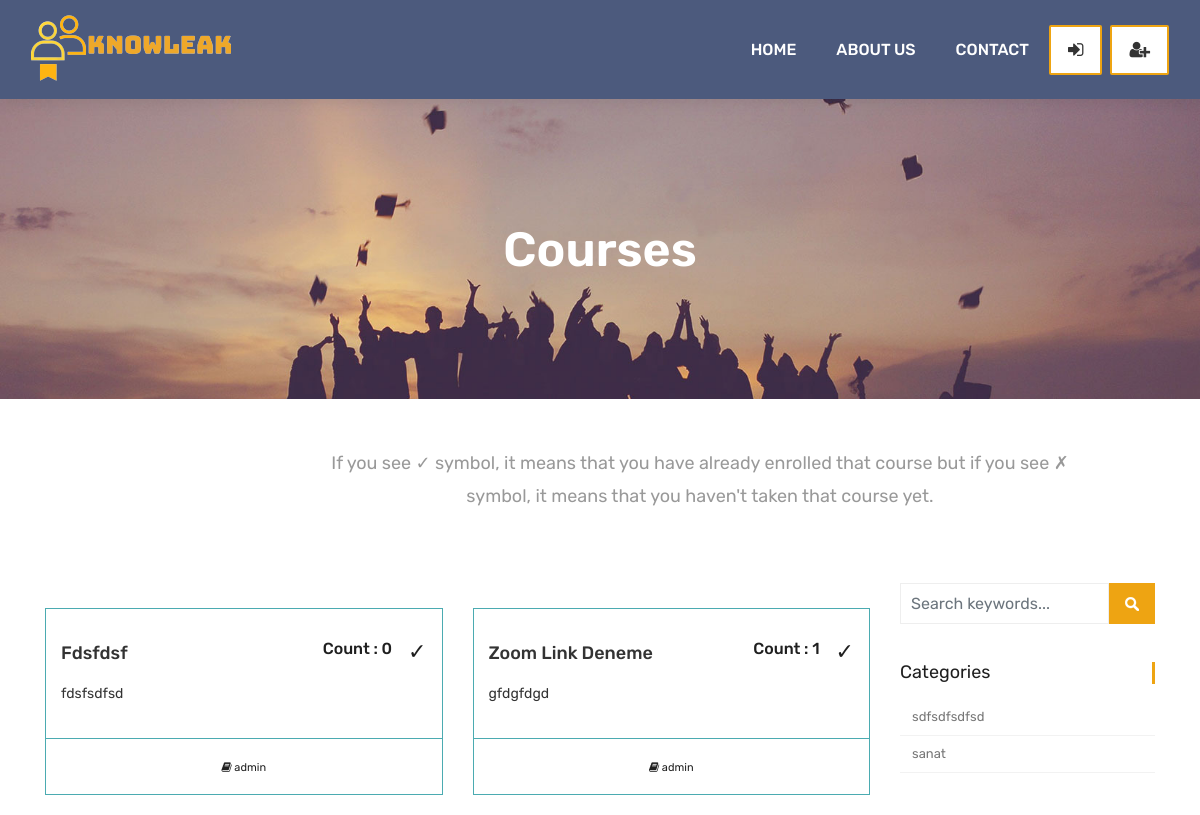
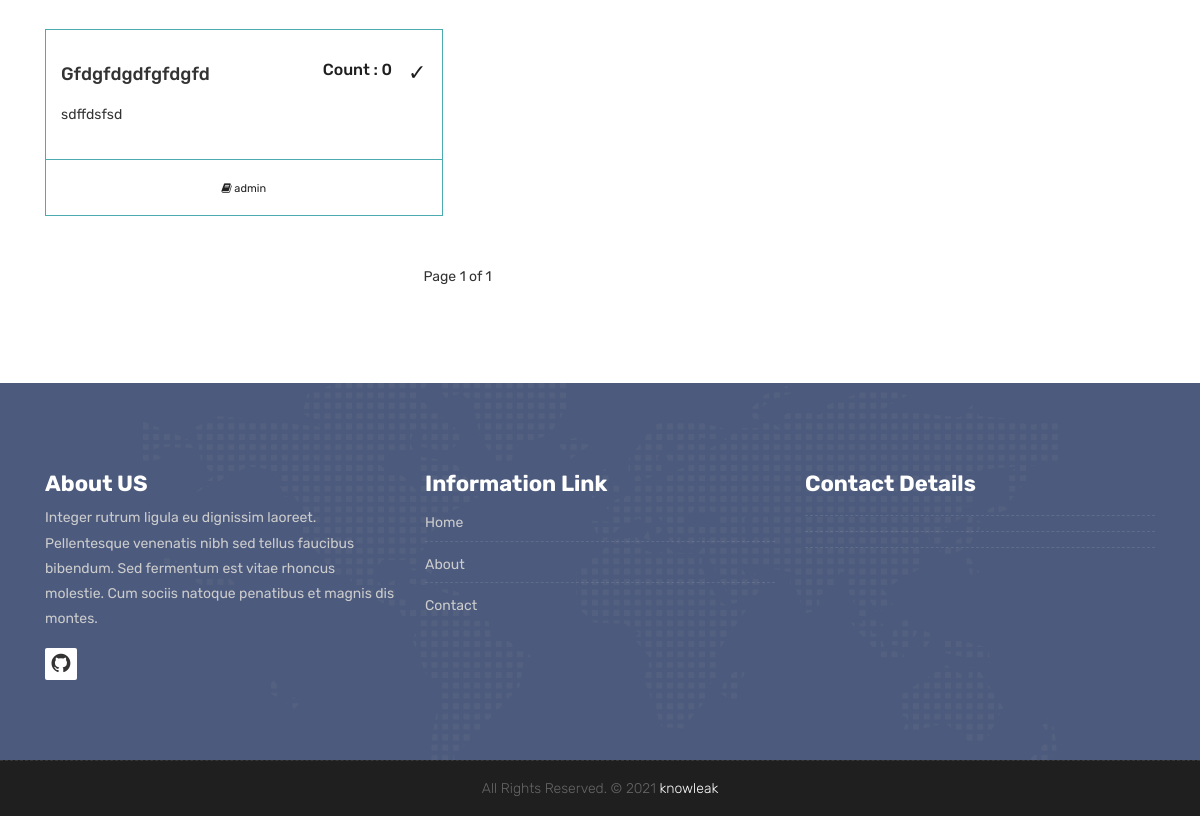
Before: /courses/ with the older database file (2 pictures, top to bottom).
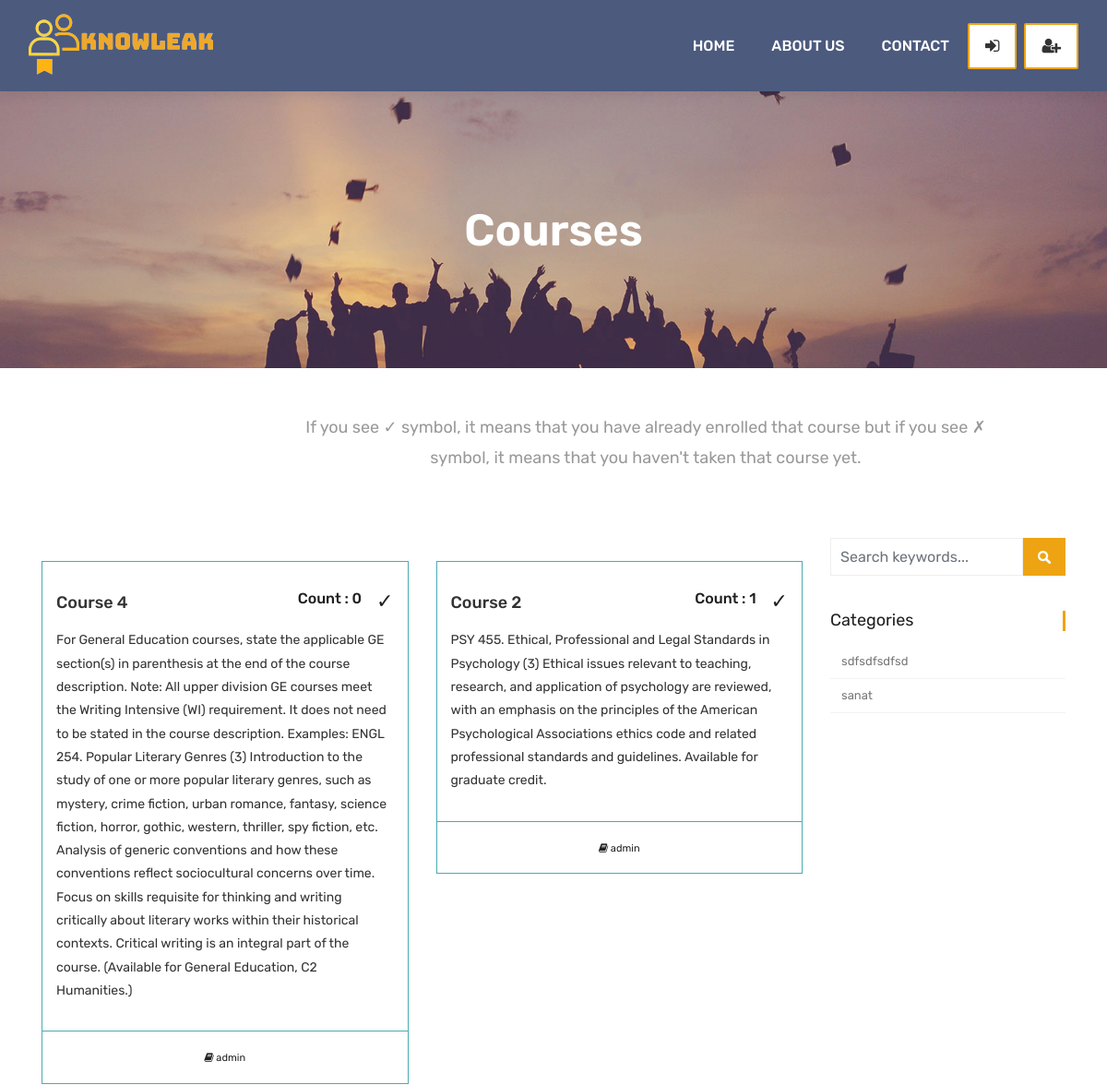
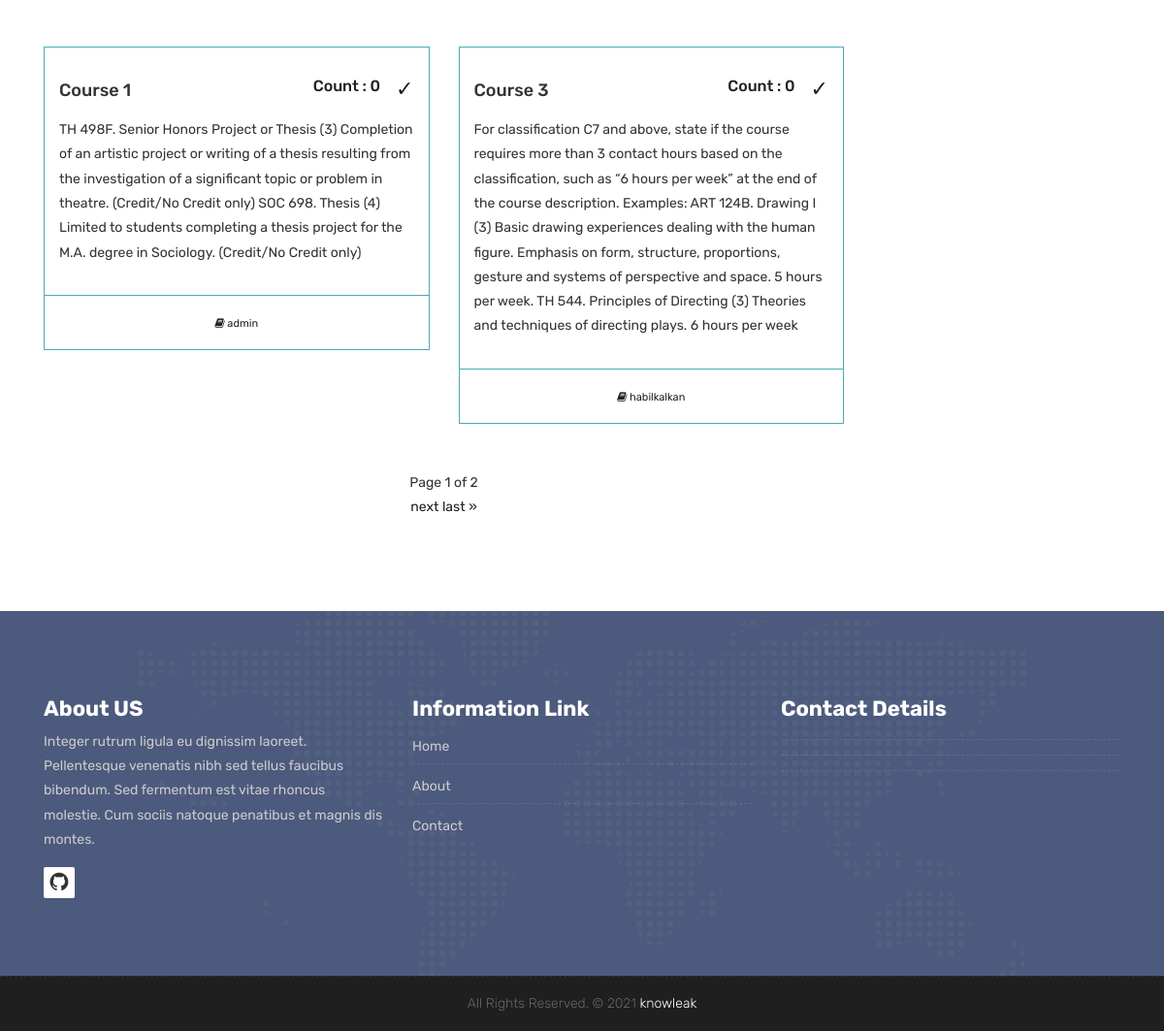
After: the same page with the newer database file (2 pictures, top to bottom).
### courses/models.py (models this page shows, shortened)
class Course(models.Model):
    teacher = models.ForeignKey(User, null=False, on_delete=models.CASCADE)
    name = models.CharField(max_length=25, unique=True)
    category = models.ForeignKey(Category, null=True, on_delete=models.DO_NOTHING)
    students = models.ManyToManyField(User, blank=True, related_name='courses_joined')
    description = models.TextField(blank=True, null=True)
    image = models.ImageField(blank=True, upload_to="courses", default="courses/default_course_image.jpg")
    token = models.IntegerField()
    zoom_link=models.TextField(null=True)
    zoom_password=models.TextField(null=True)
    available = models.BooleanField(default=True)

class Category(models.Model):
    name = models.CharField(max_length=50, null=True)
    slug = models.SlugField(max_length=50, unique=True, null=True)

### accounts/models.py (models this page shows)
class User(AbstractBaseUser,PermissionsMixin):
    first_name = models.CharField(max_length=150, blank=True)
    last_name = models.CharField(max_length=150, blank=True)
    username = models.CharField(max_length=150, unique=True)
    password = models.CharField(max_length=150)
    email = models.EmailField(_('email address'), unique=True)
    start_date = models.DateTimeField(default=timezone.now)
    token = models.IntegerField(default=0)
    is_staff = models.BooleanField(default=False)
    is_active = models.BooleanField(default=True)
    is_superuser = models.BooleanField(default=False)
    is_teacher = models.BooleanField(default=False)
    objects = CustomAccountManager()
    USERNAME_FIELD = 'username'
    REQUIRED_FIELDS = ['email', 'first_name', 'last_name']
    def __str__(self):
        return self.username

### courses/views.py (the view)
# urls.py: path('', views.course_list, name="courses"),
def course_list(request, category_name=None):
    category_page = None
    categories = Category.objects.all()
    current_user = request.user
    if category_name != None:
        category_page = get_object_or_404(Category, slug=category_name)
        courses = Course.objects.filter(available=True, category= category_page)
    else:
        courses = Course.objects.all()
    page = request.GET.get('page', 1)
    paginator = Paginator(courses, 4)
    try:
        courses = paginator.page(page)
    except PageNotAnInteger:
        courses = paginator.page(1)
    except EmptyPage:
        courses = paginator.page(paginator.num_pages)
    if current_user.is_authenticated:
        enrolled_courses = current_user.courses_joined.all()
    else:
        enrolled_courses = courses
    context = {
        'courses': courses,
        'enrolled_courses': enrolled_courses,
        'user' : current_user,
        'categories': categories,
    }
    return render(request, 'courses.html', context)

### templates/courses.html (shortened to what this page needs)
{% extends 'partials/_base.html' %}
{% load static %}
{% block content %}
	<div class="all-title-box">
		<div class="container text-center">
			<h1>Courses</span></h1>
		</div>
	</div>
	<div class="section-title text-center mt-5 mb-0">
		<div class="col-md-8 offset-md-3 ">
			<p>If you see ✓ symbol, it means that you have already enrolled that course but if you see ✗ symbol, it means that you haven't taken that course yet. </p>
		</div>
	</div>
    <div id="overviews" class="section wb">
        <div class="container">
            <div class="row">
                <div class="col-lg-9 blog-post-single">
                    <div class="row">
						{% for course in courses %}
                        <div class="col-lg-6 col-md-6 col-12 mb-4">
                            <div class="course-item">
                                <div class="image-blog">
                                </div>
                                <div class="course-br">
                                    <div class="course-title">
                                        <h2>
											<div>
												<a href="{% url 'course_detail' course.id %}" title="">{{course.name}}</a>
												<div style="float: right; display: flex;">
													<div class="mr-3 h6">Count : {{course.students.count}}</div>
													{% if course in enrolled_courses %}
														<span class="is_enrolled">✓</span>
													{% else %}
														<span class="is_enrolled">✗</span>
													{% endif %}
												</div>
											</div>
										</h2>
                                    </div>
                                    <div class="course-desc">
                                        <p>{{course.description }}</p>
                                    </div>
                                </div>
                                <div class="course-meta-bot">
                                    <ul>
                                        <li><i class="fa fa-book" aria-hidden="true"></i> {{course.teacher}}</li>
                                    </ul>
                                </div>
                            </div>
                        </div>
						{% endfor %}
                    </div>
					<div class="container p-4 " >
						<div class="text-center">
							<span class="current">
								Page {{ courses.number }} of {{ courses.paginator.num_pages }}
							</span>
						</div>
						<div class="pagination justify-content-center">
							<span class="step-links">
							{% if courses.has_next %}
								<a href="?page={{ courses.next_page_number }}">next</a>
								<a href="?page={{ courses.paginator.num_pages }}">last &raquo;</a>
							{% endif %}
							</span>
							</div>
						</div>
                </div>
				<div class="col-lg-3 col-12 right-single">
					<div class="widget-search">
						<div class="site-search-area">
							<form method="get" id="site-searchform" action="{% url 'search' %}">
								<div>
									<input class="input-text form-control" name="search" placeholder="Search keywords..." type="text">
									<input id="searchsubmit" value="Search" type="submit">
								</div>
							</form>
						</div>
					</div>
					<div class="widget-categories">
						<h3 class="widget-title">Categories</h3>
						<ul>
							{% for category in categories %}
								<li><a href="{% url 'courses_by_category' category.slug %}">{{category.name}}</a></li>
							{% endfor %}
						</ul>
					</div>
				</div>
            </div>
        </div>
    </div>
	{% endblock %}

### templates/partials/_base.html (shortened to what this page needs)
{% load static %}
<!DOCTYPE html>
<html lang="en">
    <link rel="stylesheet" href="{% static 'css/bootstrap.min.css' %}">
    <link rel="stylesheet" href="{% static 'style.css' %}">
    <link rel="stylesheet" href="{% static 'css/versions.css' %}">
    <link rel="stylesheet" href="{% static 'css/responsive.css' %}">
    <link rel="stylesheet" href="{% static 'css/custom.css' %}">
</head>
<body class="host_version">
    {% include 'partials/_navbar.html' %}
    {% block content %}
    {% endblock %}
    {% include 'partials/_footer.html' %}

### templates/partials/_navbar.html (shortened to what this page needs)
{% load static %}
<header class="top-navbar">
    <nav class="navbar navbar-expand-lg navbar-light bg-light">
        <div class="container-fluid">
            <a class="navbar-brand" href="{% url 'index' %}">
                <img src="{% static 'images/main.png' %}" style="width: 200px; margin-top: 5px;" alt="asdsadsad" />
            </a>
            <div class="collapse navbar-collapse" id="navbars-host">
                <ul class="navbar-nav ml-auto">
                    <li class="nav-item {% if '/' == request.path %} active {% endif %}"><a class="nav-link" href="{% url 'index' %}">Home</a></li>
                    <li class="nav-item {% if 'about' in request.path %} active {% endif %}"><a class="nav-link" href="{% url 'about' %}">About Us</a></li>
                    <li class="nav-item {% if 'contact' in request.path %} active {% endif %}"><a class="nav-link" href="{% url 'contact' %}">Contact</a></li>
                </ul>
                <ul class="nav navbar-nav navbar-right">
                    {% if user.is_authenticated %}
                        <li><a class="hover-btn-new log orange mr-2" href="{% url 'dashboard' %}"><span>{{user.username}}</span></a></li>
                        <li><a class="hover-btn-new log orange" href="javascript:{document.getElementById('logout').submit()}"><span><i class="fa fa-sign-out"></i></span></a>
                            <form action="{% url 'logout' %}" method="POST" id="logout">
                                {% csrf_token %}
                                <input type="hidden">
                            </form>
                        </li>
                        {% else %}
                        <li><a class="hover-btn-new log orange mr-2" href="{% url 'login' %}"><span><i class="fa fa-sign-in"></i></span></a></li>
                        <li><a class="hover-btn-new log orange" href="{% url 'register' %}"><span><i class="fa fa-user-plus"></i></span></a></li>
                    {% endif %}
                </ul>
            </div>
        </div>
    </nav>
</header>

### templates/partials/_footer.html (shortened to what this page needs)
{% load static %}
<footer class="footer">
    <div class="container">
        <div class="row">
            <div class="col-lg-4 col-md-4 col-xs-12">
                <div class="widget clearfix">
                    <div class="widget-title">
                        <h3>About US</h3>
                    </div>
                    <p> Integer rutrum ligula eu dignissim laoreet. Pellentesque venenatis nibh sed tellus faucibus bibendum. Sed fermentum est vitae rhoncus molestie. Cum sociis natoque penatibus et magnis dis montes.</p>
                    <div class="footer-right">
                        <ul class="footer-links-soi">
                            <li><a href="https://github.com/PostLog-343/Knowleak-frontend" target="_blank"><i class="fa fa-github"></i></a></li>
                        </ul>
                    </div>
                </div>
            </div>
            <div class="col-lg-4 col-md-4 col-xs-12">
                <div class="widget clearfix">
                    <div class="widget-title">
                        <h3>Information Link</h3>
                    </div>
                    <ul class="footer-links">
                        <li><a href="{% url 'index' %}">Home</a></li>
                        <li><a href="{% url 'about' %}">About</a></li>
                        <li><a href="{% url 'contact' %}">Contact</a></li>
                    </ul>
                </div>
            </div>
            <div class="col-lg-4 col-md-4 col-xs-12">
                <div class="widget clearfix">
                    <div class="widget-title">
                        <h3>Contact Details</h3>
                    </div>
                    <ul class="footer-links">
                        <li><a href="mailto:#"></a></li>
                        <li><a href="#"></a></li>
                        <li></li>
                        <li></li>
                    </ul>
                </div>
            </div>
        </div>
    </div>
</footer>
<div class="copyrights">
    <div class="container">
        <div class="footer-distributed">
            <div class="footer-center">
                <p class="footer-company-name">All Rights Reserved. &copy; 2021 <a href="#">knowleak</a></p>
            </div>
        </div>
    </div>
</div>
</body>
</html>

Changed rows visible on the page:
changed Course: name "Fdsfdsf" → "Course 4"; description "fdsfsdfsd" → "For General Education courses, state the applicable GE section(s) in parenthesis at the end of the course description. Note: All upper division GE courses meet the Writing Intensive (WI) requirement. It does not need to be stated in the course description. Examples: ENGL 254. Popular Literary Genres (3) Introduction to the study of one or more popular literary genres, such as mystery, crime fiction, urban romance, fantasy, science fiction, horror, gothic, western, thriller, spy fiction, etc. Analysis of generic conventions and how these conventions reflect sociocultural concerns over time. Focus on skills requisite for thinking and writing critically about literary works within their…"
changed Course: name "Zoom Link Deneme" → "Course 2"; description "gfdgfdgd" → "PSY 455. Ethical, Professional and Legal Standards in Psychology (3) Ethical issues relevant to teaching, research, and application of psychology are reviewed, with an emphasis on the principles of the American Psychological Associations ethics code and related professional standards and guidelines. Available for graduate credit."
changed Course: name "Gfdgfdgdfgfdgfd" → "Course 1"; description "sdffdsfsd" → "TH 498F. Senior Honors Project or Thesis (3) Completion of an artistic project or writing of a thesis resulting from the investigation of a significant topic or problem in theatre. (Credit/No Credit only) SOC 698. Thesis (4) Limited to students completing a thesis project for the M.A. degree in Sociology. (Credit/No Credit only)"
added Course: name "Course 3", students.count "0", description "For classification C7 and above, state if the course requires more than 3 contact hours based on the classification, such as “6 hours per week” at the end of the course description. Examples: ART 124B. Drawing I (3) Basic drawing experiences dealing with the human figure. Emphasis on form, structure, proportions, gesture and systems of perspective and space. 5 hours per week. TH 544. Principles of Directing (3) Theories and techniques of directing plays. 6 hours per week", teacher "habilkalkan"
Other visible differences:
{{ courses.paginator.num_pages }}: "1" → "2"
text now shown: "next last »"
